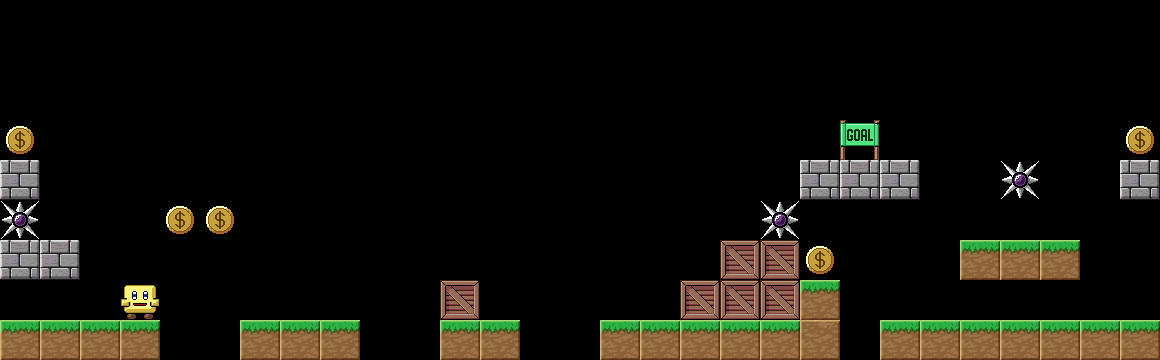

A level layout from a 2D game, rendered from its tile map. Below: a short description, then the map file with its tile-grid data intact:
An orthogonal 29x9 tile map with 40x40 px tiles, 1 tile layer (Level02).

<map version="1.1" tiledversion="2018.09.12" orientation="orthogonal" renderorder="right-down" width="29" height="9" tilewidth="40" tileheight="40" infinite="0" nextlayerid="4" nextobjectid="1">
 <tileset firstgid="1" source="TileSetLevels.tsx" />
 <layer id="3" name="Level02" width="29" height="9">
  <data encoding="csv">
0,0,0,0,0,0,0,0,0,0,0,0,0,0,0,0,0,0,0,0,0,0,0,0,0,0,0,0,0,
0,0,0,0,0,0,0,0,0,0,0,0,0,0,0,0,0,0,0,0,0,0,0,0,0,0,0,0,0,
0,0,0,0,0,0,0,0,0,0,0,0,0,0,0,0,0,0,0,0,0,0,0,0,0,0,0,0,0,
4,0,0,0,0,0,0,0,0,0,0,0,0,0,0,0,0,0,0,0,0,3,0,0,0,0,0,0,4,
15,0,0,0,0,0,0,0,0,0,0,0,0,0,0,0,0,0,0,0,15,15,15,0,0,5,0,0,15,
5,0,0,0,4,4,0,0,0,0,0,0,0,0,0,0,0,0,0,5,0,0,0,0,0,0,0,0,0,
15,15,0,0,0,0,0,0,0,0,0,0,0,0,0,0,0,0,17,17,4,0,0,0,14,14,14,0,0,
0,0,0,2,0,0,0,0,0,0,0,17,0,0,0,0,0,17,17,17,14,0,0,0,0,0,0,0,0,
14,14,14,14,0,0,14,14,14,0,0,14,14,0,0,14,14,14,14,14,13,0,14,14,14,14,14,14,14
</data>
 </layer>
</map>
